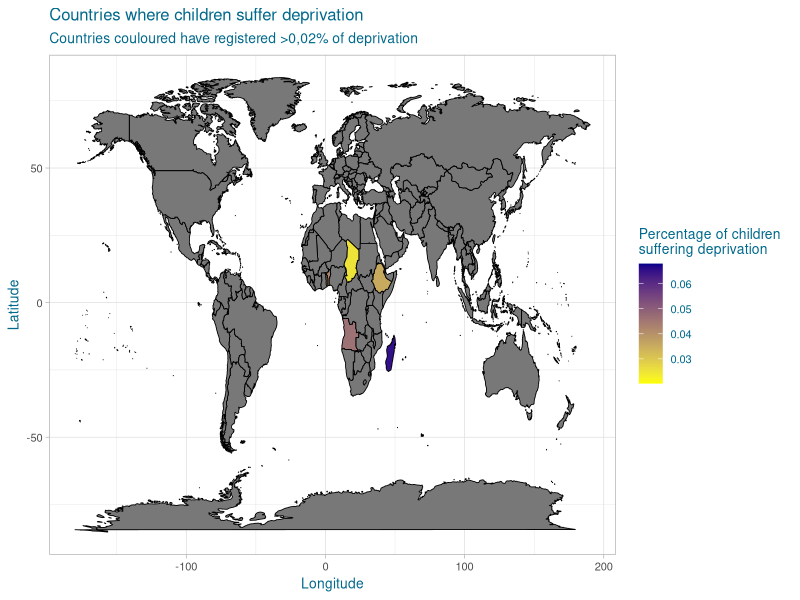
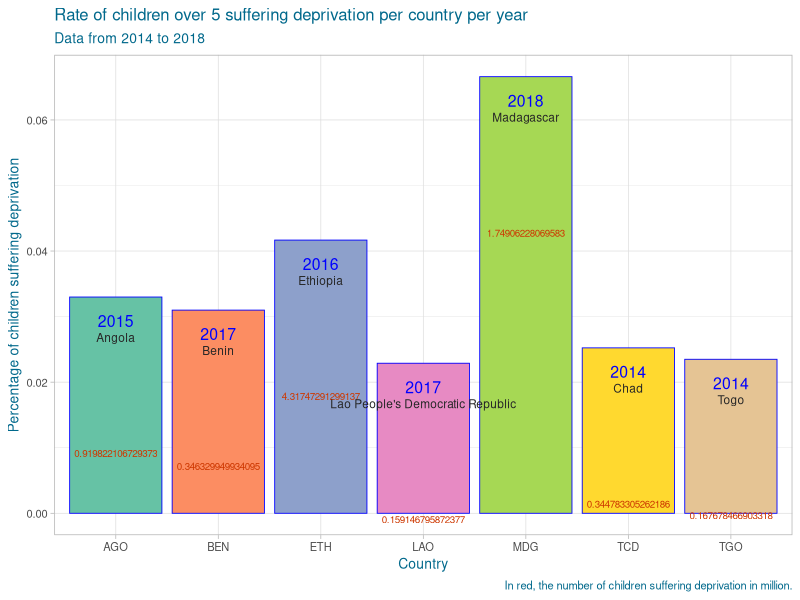
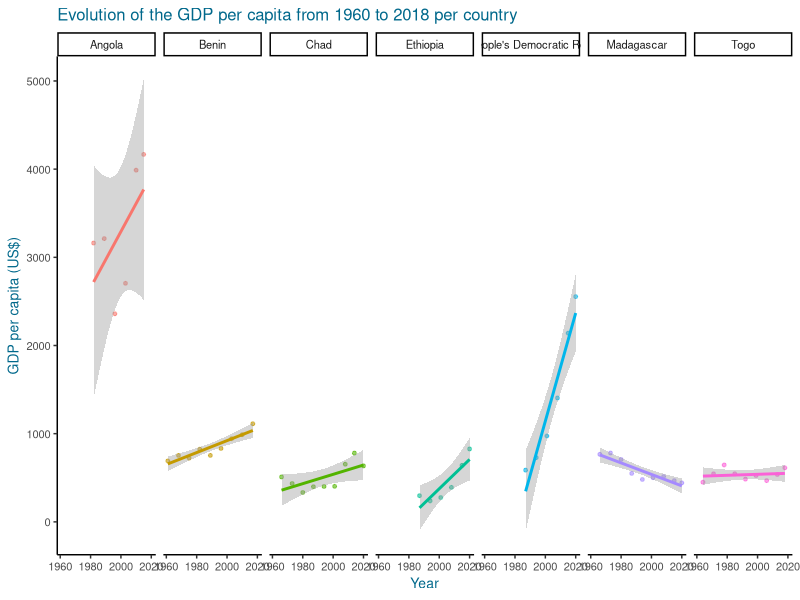
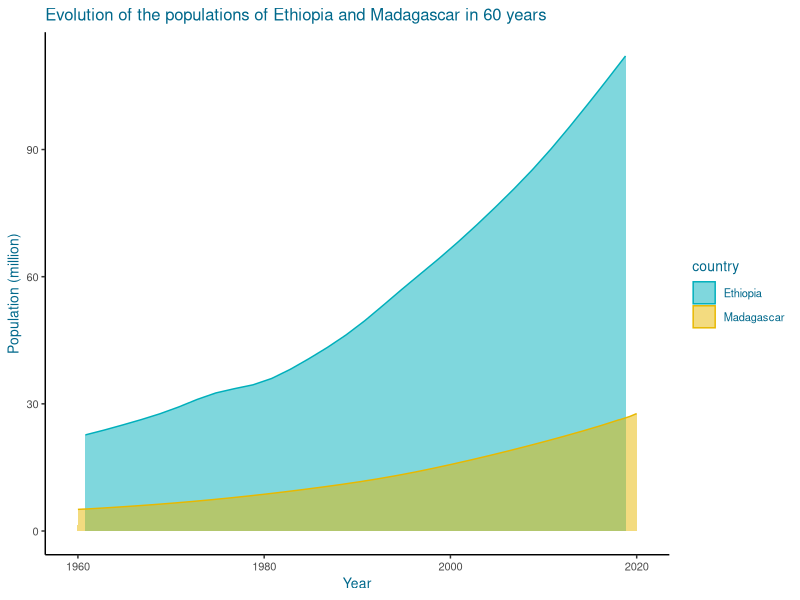

These charts were generated, in order, by the following R code:
## ---- chunk 1
knitr::opts_chunk$set(echo = TRUE)
## ---- chunk 2
# options ------------------------------------------------------------------
knitr::opts_chunk$set(echo = FALSE, message = FALSE, error = FALSE, warning = FALSE)

# Libraries ----------------------------------------------------------------
# install.packages("tidyverse")
  library(tidyverse)
# install.packages("maps")
  library(maps)

# Scientific notation -----------------------------------------------------
options(scipen = 999)

# Data download -----------------------------------------------------------
unicef_metadata <- read_csv("unicef_metadata.csv")
unicef_indicator_1 <- read_csv("unicef_indicator_1.csv")
unicef_indicator_2 <- read_delim("unicef_indicator_2.csv", 
delim = ";", escape_double = FALSE, trim_ws = TRUE)

# Full table data ---------------------------------------------------------
manual_join <- right_join(unicef_metadata, unicef_indicator_1, by = c("country", "alpha_2_code", "alpha_3_code", "numeric_code", "year" = "time_period"))
write_csv(manual_join, "manual_join.csv")

# Prep Map ----------------------------------------------------------------
map_deprivation <- filter(manual_join, obs_value > 0.02)
map_world <- map_data("world") 
map_world_deprivation <- left_join(map_world, map_deprivation, by = c("region" = "country"))

# Prep Bar chart ----------------------------------------------------------
deprivation <- map_deprivation %>%
  filter(sex == "Total") %>%
  mutate(pop = (obs_value*`Population, total`)/1000000)

# Prep Scatterplot --------------------------------------------------------
full_join <- full_join(unicef_metadata, unicef_indicator_1, by = c("country", "alpha_2_code", "alpha_3_code", "numeric_code", "year" = "time_period"))
life_exp <- full_join %>% 
  select(country, year, GDP = `GDP per capita (constant 2015 US$)`) %>%
  filter(country == c('Angola', 'Madagascar', 'Ethiopia', 'Togo', 'Benin', 'Chad', "Lao" = "Lao People's Democratic Republic"))

# Prep Time Serie Chart ---------------------------------------------------
comparision <- full_join %>% 
  select(country, year, population = 'Population, total') %>%
  mutate (pop = population/1000000) %>%
  filter(country == c('Madagascar', 'Ethiopia'))
## ---- chunk 3
# Map ---------------------------------------------------------------------
ggplot(data = map_world_deprivation) +
  aes(x = long, y = lat, group = group, fill = obs_value) +
  geom_polygon(color = "black", size = 0.3) +
  scale_fill_gradient(low = "yellow", high = "darkblue", na.value = "grey47") +
  labs(
    title = "Countries where children suffer deprivation",
    subtitle = "Countries couloured have registered >0,02% of deprivation",
    x = "Longitude", 
    y = "Latitude",
    fill = "Percentage of children 
suffering deprivation"
       ) +
  theme_light() +
  theme(text = element_text(size = 10, colour = "deepskyblue4"))
## ---- chunk 4
# Bar chart ---------------------------------------------------------------
ggplot(data = deprivation) +
  aes(x = alpha_3_code, y = obs_value, group = year, fill = alpha_3_code) +
  geom_col(position = position_dodge(1), col="blue", size = 0.3) +
  scale_fill_brewer(palette = "Set2") +
  geom_text(aes(label = pop), vjust = 20, size = 2.5, col = "orangered3") +
  geom_text(aes(label = year), vjust = 2.5, size = 4, col = "blue") +
  geom_text(aes(label = country), vjust = 5, hjust = 0.5, size = 3, col = "grey15") +
  labs(
    title = "Rate of children over 5 suffering deprivation per country per year",
    subtitle = "Data from 2014 to 2018", 
    x = "Country", 
    y = "Percentage of children suffering deprivation", 
    fill = "Country",
    caption = "In red, the number of children suffering deprivation in million.",
  ) +
  theme_light() +
  theme(text = element_text(size = 10, colour = "deepskyblue4")) +
  theme(legend.position = "none")
## ---- chunk 5

# Scatterplot -------------------------------------------------------------
ggplot(life_exp) +
  aes(x = year, y = GDP, color = country) +
  geom_point(alpha = 0.6, size = 1) +
  geom_smooth(method = "lm") +
  facet_wrap(~ country, nrow = 1) +
  scale_x_continuous(breaks = c(1960, 1980, 2000, 2020)) +
  labs(
    x = "Year",
    y = "GDP per capita (US$)",
    title = "Evolution of the GDP per capita from 1960 to 2018 per country"
  ) +
  theme_classic() +
  theme(text = element_text(size = 10, colour = "deepskyblue4")) +
  guides(color ="none")
## ---- chunk 6
# Time Serie Chart --------------------------------------------------------
ggplot(comparision, aes(x = year, y = pop)) + 
  geom_area(aes(color = country, fill = country), 
            alpha = 0.5, position = position_dodge(0.8)) +
  scale_color_manual(values = c("#00AFBB", "#E7B800")) +
  scale_fill_manual(values = c("#00AFBB", "#E7B800")) +
labs(
  x = "Year",
  y = "Population (million)",
  title = "Evolution of the populations of Ethiopia and Madagascar in 60 years"
) +
  theme_classic() +
  theme(text = element_text(size = 10, colour = "deepskyblue4"))
